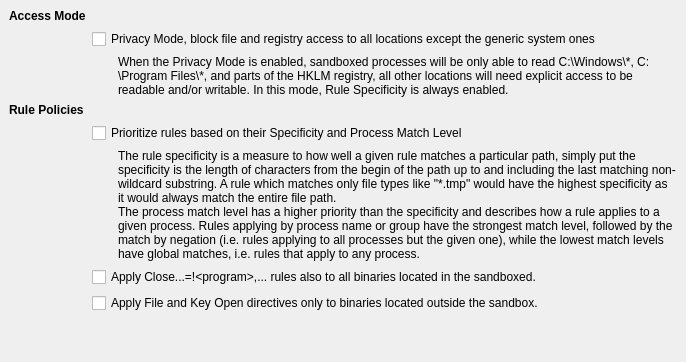
           <widget class="QWidget" name="tab_10">
            <attribute name="title">
             <string>Resource Access Policies</string>
            </attribute>
            <layout class="QGridLayout" name="gridLayout_51">
             <property name="leftMargin">
              <number>9</number>
             </property>
             <property name="topMargin">
              <number>9</number>
             </property>
             <property name="rightMargin">
              <number>9</number>
             </property>
             <property name="bottomMargin">
              <number>9</number>
             </property>
             <item row="0" column="0">
              <layout class="QGridLayout" name="gridLayout_50">
               <item row="8" column="3">
                <spacer name="horizontalSpacer_9">
                 <property name="orientation">
                  <enum>Qt::Horizontal</enum>
                 </property>
                 <property name="sizeHint" stdset="0">
                  <size>
                   <width>40</width>
                   <height>20</height>
                  </size>
                 </property>
                </spacer>
               </item>
               <item row="5" column="3">
                <widget class="QLabel" name="label_54">
                 <property name="text">
                  <string>The rule specificity is a measure to how well a given rule matches a particular path, simply put the specificity is the length of characters from the begin of the path up to and including the last matching non-wildcard substring. A rule which matches only file types like &quot;*.tmp&quot; would have the highest specificity as it would always match the entire file path. 
The process match level has a higher priority than the specificity and describes how a rule applies to a given process. Rules applying by process name or group have the strongest match level, followed by the match by negation (i.e. rules applying to all processes but the given one), while the lowest match levels have global matches, i.e. rules that apply to any process.</string>
                 </property>
                 <property name="wordWrap">
                  <bool>true</bool>
                 </property>
                </widget>
               </item>
               <item row="8" column="2">
                <spacer name="verticalSpacer_24">
                 <property name="orientation">
                  <enum>Qt::Vertical</enum>
                 </property>
                 <property name="sizeHint" stdset="0">
                  <size>
                   <width>20</width>
                   <height>40</height>
                  </size>
                 </property>
                </spacer>
               </item>
               <item row="4" column="2" colspan="2">
                <widget class="QCheckBox" name="chkUseSpecificity">
                 <property name="text">
                  <string>Prioritize rules based on their Specificity and Process Match Level</string>
                 </property>
                </widget>
               </item>
               <item row="1" column="2" colspan="2">
                <widget class="QCheckBox" name="chkPrivacy">
                 <property name="text">
                  <string>Privacy Mode, block file and registry access to all locations except the generic system ones</string>
                 </property>
                </widget>
               </item>
               <item row="0" column="1">
                <widget class="QLabel" name="label_52">
                 <property name="font">
                  <font>
                   <weight>75</weight>
                   <bold>true</bold>
                   <kerning>true</kerning>
                  </font>
                 </property>
                 <property name="text">
                  <string>Access Mode</string>
                 </property>
                </widget>
               </item>
               <item row="2" column="3">
                <widget class="QLabel" name="label_55">
                 <property name="text">
                  <string>When the Privacy Mode is enabled, sandboxed processes will be only able to read C:\Windows\*, C:\Program Files\*, and parts of the HKLM registry, all other locations will need explicit access to be readable and/or writable. In this mode, Rule Specificity is always enabled.</string>
                 </property>
                 <property name="wordWrap">
                  <bool>true</bool>
                 </property>
                </widget>
               </item>
               <item row="3" column="1">
                <widget class="QLabel" name="label_53">
                 <property name="font">
                  <font>
                   <weight>75</weight>
                   <bold>true</bold>
                   <kerning>true</kerning>
                  </font>
                 </property>
                 <property name="text">
                  <string>Rule Policies</string>
                 </property>
                </widget>
               </item>
               <item row="6" column="2" colspan="2">
                <widget class="QCheckBox" name="chkCloseForBox">
                 <property name="text">
                  <string>Apply Close...=!&lt;program&gt;,... rules also to all binaries located in the sandboxed.</string>
                 </property>
                </widget>
               </item>
               <item row="7" column="2" colspan="2">
                <widget class="QCheckBox" name="chkNoOpenForBox">
                 <property name="text">
                  <string>Apply File and Key Open directives only to binaries located outside the sandbox.</string>
                 </property>
                </widget>
               </item>
              </layout>
             </item>
            </layout>
           </widget>
